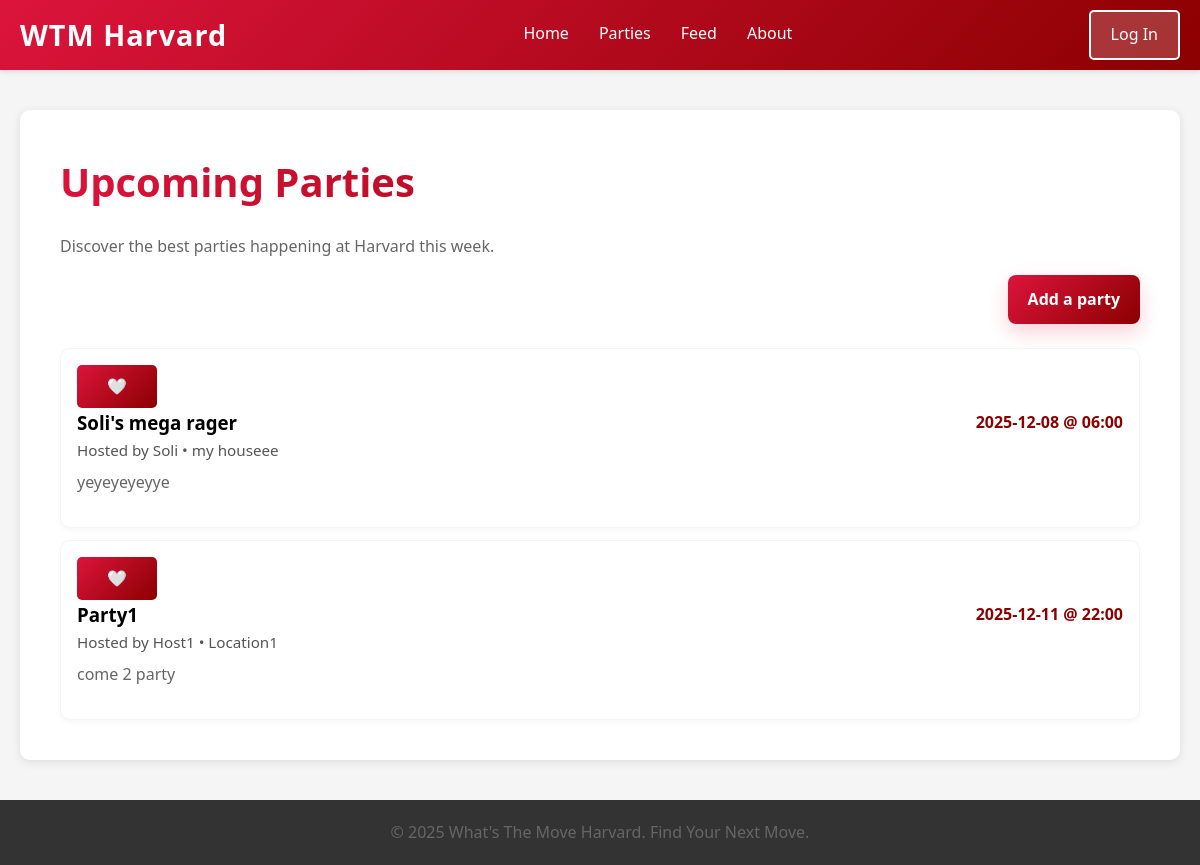
Page /list on the committed database.
### tables this page shows
CREATE TABLE parties (id INTEGER PRIMARY KEY AUTOINCREMENT, user_id INTEGER NOT NULL, host_name TEXT NOT NULL, party_name TEXT NOT NULL, location TEXT NOT NULL, date TEXT NOT NULL, time TEXT NOT NULL, description TEXT, created_at TIMESTAMP DEFAULT CURRENT_TIMESTAMP, FOREIGN KEY (user_id) REFERENCES users(id));

### app.py (the view)
@app.route('/list')
def list_page():
    user = current_user()
    conn = get_db_connection()
    parties = conn.execute(
        """
        SELECT p.id,
               p.party_name,
               p.location,
               p.date,
               p.time,
               p.description,
               p.host_name,
               p.created_at,
               u.username AS created_by
        FROM parties p
        JOIN users u ON p.user_id = u.id
        ORDER BY p.date, p.time
        """
    ).fetchall()
    conn.close()
    user_wishlist = get_user_wishlist_ids(user['id']) if user else set()
    return render_template('list.html', parties=parties, user=user, user_wishlist=user_wishlist)

### app.py (called while the page is built)
def get_db_connection():
    conn = sqlite3.connect(DATABASE)
    conn.row_factory = sqlite3.Row
    return conn

def current_user():
    if 'user_id' in session:
        return {'id': session['user_id'], 'email': session.get('user')}
    return None

### templates/list.html (shortened to what this page needs)
{% extends "template.html" %}
{% block content %}
<div class="container">
    <h1>Upcoming Parties</h1>
    <p>Discover the best parties happening at Harvard this week.</p>
    <div class="list-actions">
        <a class="btn primary" href="/add">Add a party</a>
    </div>
    <div class="party-list">
        {% if parties and parties|length > 0 %}
            {% for party in parties %}
            <div class="party-card">
                <button
                    class="wishlist-btn"
                    data-party-id="{{ party.id }}"
                >
                    {% if user_wishlist and party.id in user_wishlist %}
                        ❤️
                    {% else %}
                        🤍
                    {% endif %}
                </button>
                <a class="party-card-link" href="/party/{{ party['id'] }}">
                    <div class="party-card-header">
                        <h3>{{ party['party_name'] }}</h3>
                        <div class="party-date">{{ party['date'] }} @ {{ party['time'] }}</div>
                    </div>
                    <p class="party-meta">Hosted by {{ party['host_name'] }} • {{ party['location'] }}</p>
                    {% if party['description'] %}
                    <p>{{ party['description'] }}</p>
                    {% endif %}
                </a>
            </div>
            {% endfor %}
        {% else %}
            <p>No parties have been added yet.</p>
        {% endif %}
    </div>
</div>
{% endblock %}

### static/style.css (style rules this page uses)
* { margin: 0; padding: 0; box-sizing: border-box; }
body { font-family: 'Segoe UI', Tahoma, Geneva, Verdana, sans-serif; background-color: #f5f5f5; line-height: 1.6; }
.container { background: white; padding: 40px; border-radius: 10px; box-shadow: 0 2px 10px rgba(0, 0, 0, 0.1); }
h1 { color: #333; margin-bottom: 20px; font-size: 2.5rem; background: linear-gradient(135deg, #dc143c 0%, #8b0000 100%); -webkit-background-clip: text; -webkit-text-fill-color: transparent; background-clip: text; }
p { color: #666; font-size: 1rem; margin-bottom: 15px; }
button { background: linear-gradient(135deg, #dc143c 0%, #8b0000 100%); color: white; border: none; padding: 12px 30px; border-radius: 5px; font-size: 1rem; cursor: pointer; transition: all 0.3s ease; }
.btn { display: inline-block; padding: 12px 20px; border-radius: 8px; font-weight: 700; text-decoration: none; transition: transform 0.2s ease, box-shadow 0.2s ease, background 0.3s ease, color 0.3s ease; }
.btn.primary { background: linear-gradient(135deg, #dc143c 0%, #8b0000 100%); color: white; box-shadow: 0 8px 20px rgba(220, 20, 60, 0.2); }
.party-list { margin-top: 24px; display: flex; flex-direction: column; gap: 12px; }
.party-card { padding: 16px; border: 1px solid #f1f5f9; border-radius: 10px; background: white; box-shadow: 0 2px 6px rgba(0, 0, 0, 0.04); }
.party-card-link { text-decoration: none; color: inherit; }
.party-card-header { display: flex; justify-content: space-between; align-items: center; gap: 12px; }
.party-date { font-weight: 700; color: #8b0000; }
.party-meta { font-size: 0.95rem; color: #555; margin-bottom: 8px; }
.list-actions { margin: 12px 0; display: flex; justify-content: flex-end; }

### rows in the picture
parties: party_name "Soli's mega rager", date "2025-12-08", time "06:00", host_name "Soli", location "my houseee", description "yeyeyeyeyye"
parties: party_name "Party1", date "2025-12-11", time "22:00", host_name "Host1", location "Location1", description "come 2 party"
